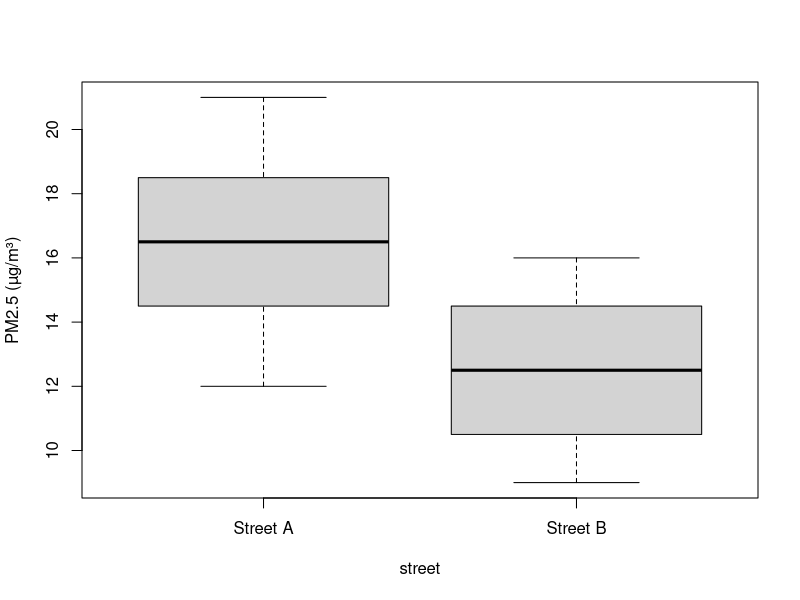

Reproduce this figure in R.
## ---- chunk 1
air <- read.csv("data/london-air-quality-practice.csv")
street_a <- air$pm25[air$street == "Street A"]
street_b <- air$pm25[air$street == "Street B"]

tapply(air$pm25, air$street, mean, na.rm = TRUE)
tapply(air$pm25, air$street, sd, na.rm = TRUE)
## ---- chunk 2
#| fig-alt: "Boxplots showing generally higher PM2.5 on Street A than Street B."
boxplot(pm25 ~ street, data = air, ylab = "PM2.5 (µg/m³)")
## ---- chunk 3
mean(street_a, na.rm = TRUE) - mean(street_b, na.rm = TRUE)
t.test(street_a, street_b)
